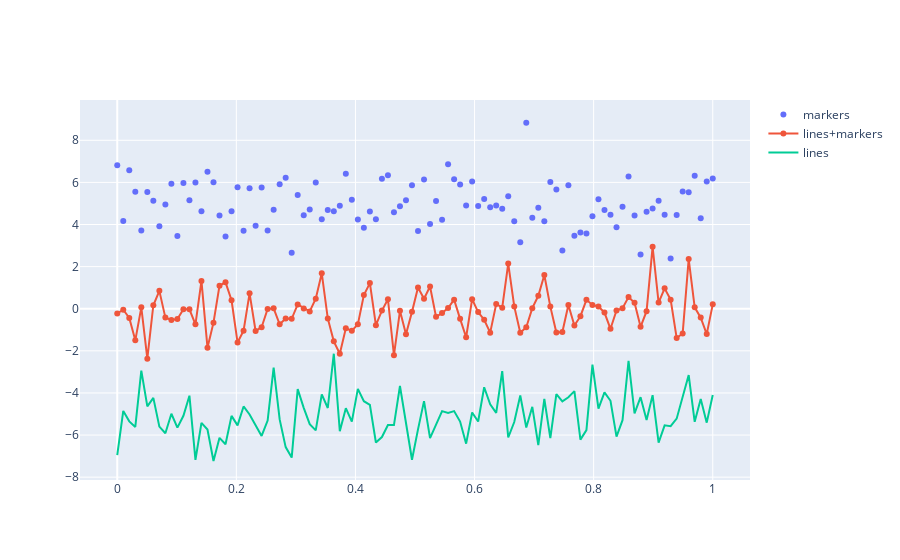

Notebook source saved alongside this figure:
### Code cell
fig = go.Figure()

fig.add_trace(go.Scatter(x=x, y=random_y0, mode="markers", name="markers"))
              
fig.add_trace(go.Scatter(x=x, y=random_y1, mode="lines+markers", name="lines+markers"))
              
fig.add_trace(go.Scatter(x=x, y=random_y2, mode="lines", name="lines"))
